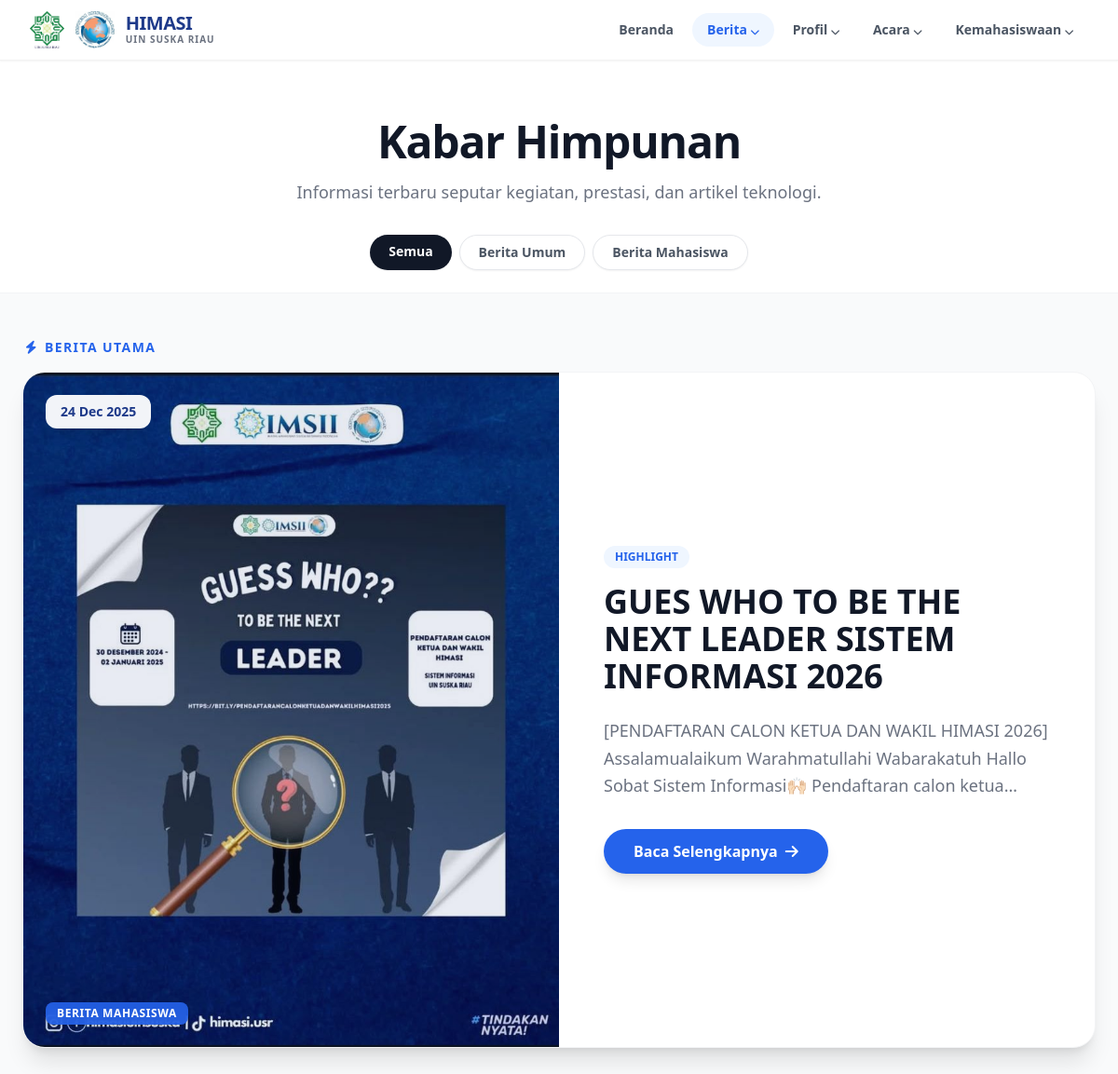
The page /old-files/berita.php on the database its author committed.
### tables this page shows
CREATE TABLE `berita` (
  `id_berita` int(11) NOT NULL,
  `judul` varchar(200) NOT NULL,
  `hari` varchar(20) DEFAULT NULL,
  `kategori` varchar(50) NOT NULL,
  `isi_berita` text NOT NULL,
  `gambar` varchar(255) DEFAULT NULL,
  `tanggal` date NOT NULL,
  `penulis_id` int(11) DEFAULT NULL
);

### old-files/berita.php (the view, shortened to what this page needs)
<?php
include 'includes/koneksi.php';
$kategori_pilih = isset($_GET['kategori']) ? $_GET['kategori'] : '';
$where_sql = "";
$judul_halaman = "Kabar Himpunan";
$deskripsi_halaman = "Informasi terbaru seputar kegiatan, prestasi, dan artikel teknologi.";
$q_headline = mysqli_query($koneksi, "SELECT * FROM berita $where_sql ORDER BY tanggal DESC LIMIT 1");
$headline = mysqli_fetch_array($q_headline);
?>
<!DOCTYPE html>
<html lang="id" class="scroll-smooth">
<head>
    <script src="https://cdn.tailwindcss.com"></script>
    <link rel="stylesheet" href="https://cdnjs.cloudflare.com/ajax/libs/font-awesome/6.0.0/css/all.min.css">
</head>
<body class="bg-gray-50 text-gray-800 font-sans">
    <nav class="glass-nav fixed top-0 z-50 w-full transition-all duration-300 shadow-sm">
        <div class="w-full px-4 md:px-8 py-3">
            <div class="flex justify-between items-center">
                <a class="flex items-center gap-3 group" href="index.php">
                    <img src="assets/img/Logo Universitas Islam Negeri Sultan Syarif Kasim Riau (UIN Suska Riau).png" alt="Logo UIN" class="h-10 w-auto group-hover:scale-110 transition">
                    <img src="assets/img/Logo-SIF.jpg" alt="Logo HIMASI" class="h-10 w-auto group-hover:scale-110 transition">
                    <div class="flex flex-col text-left">
                        <span class="font-extrabold text-xl leading-none text-blue-900 tracking-tight">HIMASI</span>
                        <span class="text-[10px] text-gray-500 font-bold tracking-widest uppercase">UIN Suska Riau</span>
                    </div>
                </a>
                <div class="hidden md:flex items-center space-x-1">
                    <a href="index.php" class="px-4 py-2 text-sm font-semibold text-gray-600 hover:text-blue-600 rounded-full transition">Beranda</a>
                    <div class="relative group">
                        <a href="berita.php" class="px-4 py-2 text-sm font-bold text-blue-600 bg-blue-50 rounded-full flex items-center gap-1 transition">
                            Berita <i class="fas fa-chevron-down text-[10px] pt-1"></i>
                        </a>
                    </div>
                    <div class="relative group">
                        <button class="px-4 py-2 text-sm font-semibold text-gray-600 hover:text-blue-600 flex items-center gap-1 transition">
                            Profil <i class="fas fa-chevron-down text-[10px] pt-1"></i>
                        </button>
                    </div>
                    <div class="relative group">
                        <a href="acara.php" class="px-4 py-2 text-sm font-semibold text-gray-600 hover:text-blue-600 flex items-center gap-1 transition">
                            Acara <i class="fas fa-chevron-down text-[10px] pt-1"></i>
                        </a>
                    </div>
                    <div class="relative group">
                        <button class="px-4 py-2 text-sm font-semibold text-gray-600 hover:text-blue-600 flex items-center gap-1 transition">
                            Kemahasiswaan <i class="fas fa-chevron-down text-[10px] pt-1"></i>
                        </button>
                    </div>
                </div>
            </div>
        </div>
    </nav>
    <div class="relative pt-32 pb-6 bg-white border-b border-gray-100">
        <div class="container mx-auto px-6 text-center">
            <h1 class="text-4xl md:text-5xl font-extrabold text-gray-900 mb-4 tracking-tight">
                <?php echo $judul_halaman; ?>
            </h1>
            <p class="text-gray-500 text-lg max-w-2xl mx-auto">
                <?php echo $deskripsi_halaman; ?>
            </p>
        </div>
        <div class="container mx-auto px-6 mt-8">
            <div class="flex flex-wrap justify-center gap-2">
                <a href="berita.php" class="px-5 py-2 rounded-full text-sm font-bold transition shadow-sm <?php echo ($kategori_pilih == '') ? 'bg-gray-900 text-white' : 'bg-gray-100 text-gray-600 hover:bg-gray-200'; ?>">
                   Semua
                </a>
                <a href="berita.php?kategori=Berita Umum" class="px-5 py-2 rounded-full text-sm font-bold transition shadow-sm <?php echo ($kategori_pilih == 'Berita Umum') ? 'bg-blue-600 text-white shadow-blue-300' : 'bg-white border border-gray-200 text-gray-600 hover:bg-gray-50'; ?>">
                   Berita Umum
                </a>
                <a href="berita.php?kategori=Berita Mahasiswa" class="px-5 py-2 rounded-full text-sm font-bold transition shadow-sm <?php echo ($kategori_pilih == 'Berita Mahasiswa') ? 'bg-blue-600 text-white shadow-blue-300' : 'bg-white border border-gray-200 text-gray-600 hover:bg-gray-50'; ?>">
                   Berita Mahasiswa
                </a>
            </div>
        </div>
    </div>
    <div class="py-12 bg-gray-50 min-h-screen">
        <div class="container mx-auto px-6 max-w-7xl">
            <?php if($headline) { ?>
            <div class="mb-16">
                <div class="text-sm font-bold text-blue-600 mb-4 uppercase tracking-widest px-1 flex items-center gap-2">
                    <i class="fas fa-bolt"></i> Berita Utama
                </div>
                <div class="bg-white rounded-3xl shadow-xl overflow-hidden group hover:shadow-2xl transition duration-500 border border-gray-100 grid grid-cols-1 lg:grid-cols-2">
                    <div class="relative h-64 lg:h-auto overflow-hidden">
                        <div class="absolute inset-0 bg-blue-900/10 group-hover:bg-transparent transition z-10"></div>
                        <img src="assets/img/<?php echo $headline['gambar']; ?>"
                             alt="<?php echo $headline['judul']; ?>"
                             class="w-full h-full object-cover transform group-hover:scale-105 transition duration-700"
                             onerror="this.src='https://via.placeholder.com/800x600'">
                        <div class="absolute top-6 left-6 z-20 bg-white/95 backdrop-blur px-4 py-2 rounded-xl text-sm font-extrabold text-blue-900 shadow-lg">
                            <?php echo date('d M Y', strtotime($headline['tanggal'])); ?>
                        </div>
                        <div class="absolute bottom-6 left-6 z-20 bg-blue-600/90 backdrop-blur px-3 py-1 rounded-lg text-xs font-bold text-white shadow uppercase tracking-wider">
                            <?php echo ($headline['kategori']) ? $headline['kategori'] : 'Umum'; ?>
                        </div>
                    </div>
                    <div class="p-8 lg:p-12 flex flex-col justify-center">
                        <span class="inline-block px-3 py-1 bg-blue-50 text-blue-600 text-xs font-bold rounded-full mb-4 w-max">HIGHLIGHT</span>
                        <h2 class="text-3xl lg:text-4xl font-extrabold text-gray-900 mb-6 leading-tight group-hover:text-blue-700 transition">
                            <a href="detail.php?id=<?php echo $headline['id_berita']; ?>">
                                <?php echo $headline['judul']; ?>
                            </a>
                        </h2>
                        <p class="text-gray-500 text-lg mb-8 line-clamp-3 leading-relaxed">
                            <?php echo substr(strip_tags($headline['isi_berita']), 0, 200); ?>...
                        </p>
                        <a href="detail.php?id=<?php echo $headline['id_berita']; ?>" class="inline-flex items-center text-white bg-blue-600 hover:bg-blue-700 font-bold py-3 px-8 rounded-full transition shadow-lg hover:shadow-blue-500/30 transform hover:-translate-y-1 w-max">
                            Baca Selengkapnya <i class="fas fa-arrow-right ml-2"></i>
                        </a>
                    </div>
                </div>
            </div>
            <?php } ?>
        </div>
    </div>
</body>
</html>

### old-files/berita.php (style rules this page uses)
body { font-family: 'Plus Jakarta Sans', sans-serif; }
.glass-nav { background: rgba(255, 255, 255, 0.95); backdrop-filter: blur(10px); border-bottom: 1px solid rgba(0, 0, 0, 0.05); }

### rows shown on the page
berita: gambar (picture), tanggal "24 Dec 2025", kategori "BERITA MAHASISWA", judul "GUES WHO TO BE THE NEXT LEADER SISTEM INFORMASI 2026", isi_berita "[PENDAFTARAN CALON KETUA DAN WAKIL HIMASI 2026] Assalamualaikum Warahmatullahi Wabarakatuh Hallo Sobat Sistem Informasi🙌🏻 Pendaftaran calon…"

### other values the page prints
$judul_halaman "Kabar Himpunan"
$deskripsi_halaman "Informasi terbaru seputar kegiatan, prestasi, dan artikel teknologi."
